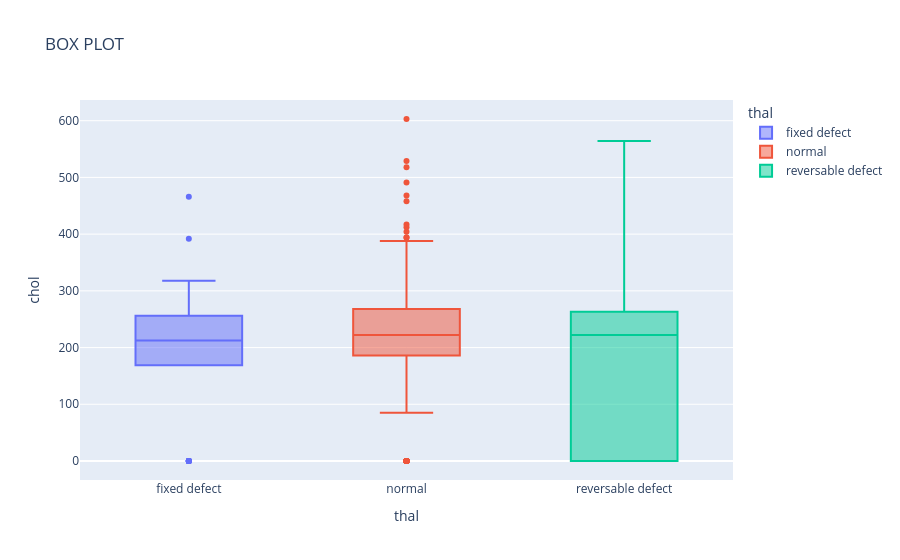

The cell this chart's notebook holds for it:
### Code cell
import plotly .io as pio
fig = px.box(
    df, 
    x="thal",
    y="chol",
    color="thal",
    title="BOX PLOT"
) 
fig.show()

### Figure 1 — Plotly figure (JSON) as saved in the notebook; plotly's stock layout.template omitted (floating-point values rounded to 4 significant figures; data arrays with more than 128 entries replaced by an {"elided": "..."} marker saying what was removed)
{"data": [{"alignmentgroup": "True", "hovertemplate": "thal=%{x}<br>chol=%{y}<extra></extra>", "legendgroup": "fixed defect", "marker": {"color": "#636efa"}, "name": "fixed defect", "notched": false, "offsetgroup": "fixed defect", "orientation": "v", "showlegend": true, "type": "box", "x": ["fixed defect", "fixed defect", "fixed defect", "fixed defect", "fixed defect", "fixed defect", "fixed defect", "fixed defect", "fixed defect", "fixed defect", "fixed defect", "fixed defect", "fixed defect", "fixed defect", "fixed defect", "fixed defect", "fixed defect", "fixed defect", "fixed defect", "fixed defect", "fixed defect", "fixed defect", "fixed defect", "fixed defect", "fixed defect", "fixed defect", "fixed defect", "fixed defect", "fixed defect", "fixed defect", "fixed defect", "fixed defect", "fixed defect", "fixed defect", "fixed defect", "fixed defect", "fixed defect", "fixed defect", "fixed defect", "fixed defect", "fixed defect", "fixed defect", "fixed defect", "fixed defect", "fixed defect", "fixed defect"], "x0": " ", "xaxis": "x", "y": [233.0, 192.0, 256.0, 276.0, 248.0, 186.0, 203.0, 212.0, 184.0, 246.0, 201.0, 315.0, 218.0, 228.0, 318.0, 225.0, 169.0, 176.0, 237.0, 211.0, 276.0, 260.0, 466.0, 289.0, 213.0, 280.0, 392.0, 205.0, 0.0, 0.0, 0.0, 0.0, 0.0, 0.0, 0.0, 0.0, 0.0, 0.0, 0.0, 214.0, 195.0, 282.0, 220.0, 175.0, 258.0, 223.0], "y0": " ", "yaxis": "y"}, {"alignmentgroup": "True", "hovertemplate": "thal=%{x}<br>chol=%{y}<extra></extra>", "legendgroup": "normal", "marker": {"color": "#EF553B"}, "name": "normal", "notched": false, "offsetgroup": "normal", "orientation": "v", "showlegend": true, "type": "box", "x": {"elided": "682 str values"}, "x0": " ", "xaxis": "x", "y": {"elided": "682 float values"}, "y0": " ", "yaxis": "y"}, {"alignmentgroup": "True", "hovertemplate": "thal=%{x}<br>chol=%{y}<extra></extra>", "legendgroup": "reversable defect", "marker": {"color": "#00cc96"}, "name": "reversable defect", "notched": false, "offsetgroup": "reversable defect", "orientation": "v", "showlegend": true, "type": "box", "x": {"elided": "192 str values"}, "x0": " ", "xaxis": "x", "y": {"elided": "192 float values"}, "y0": " ", "yaxis": "y"}], "layout": {"boxmode": "overlay", "legend": {"title": {"text": "thal"}, "tracegroupgap": 0}, "title": {"text": "BOX PLOT"}, "xaxis": {"anchor": "y", "categoryarray": ["fixed defect", "normal", "reversable defect"], "categoryorder": "array", "domain": [0, 1], "title": {"text": "thal"}}, "yaxis": {"anchor": "x", "domain": [0, 1], "title": {"text": "chol"}}}}
